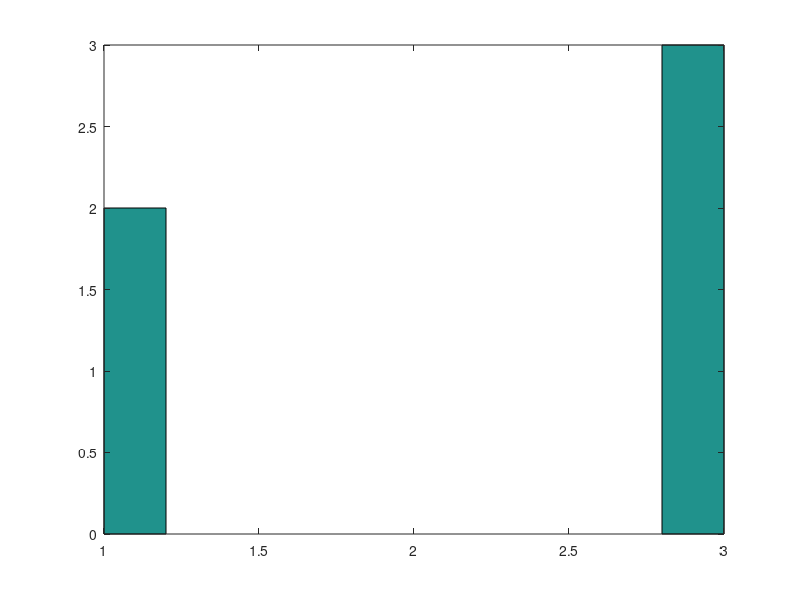

Source code (MATLAB):
#this program simulated 3 coin tosses
N=input("Input the number of simulations, N = ");
U=rand(3,N); #generates N simulations of 3 coin tosses, each trio being either head or tail (1 or 0)
Y=(U<0.5); #the matrix Y will have 0=tails where the values are smaller than 0.5, and 1=head where the values are bigger than 0.5
S=sum(Y); #the matrix S will have on each column the sum of the elements of each column in matrix Y, how many times we got heads in 3 tosses
clf
hist(S) #generates a histogram (bar chart) of the elements in the matrix S, the values will always be different in the graph

